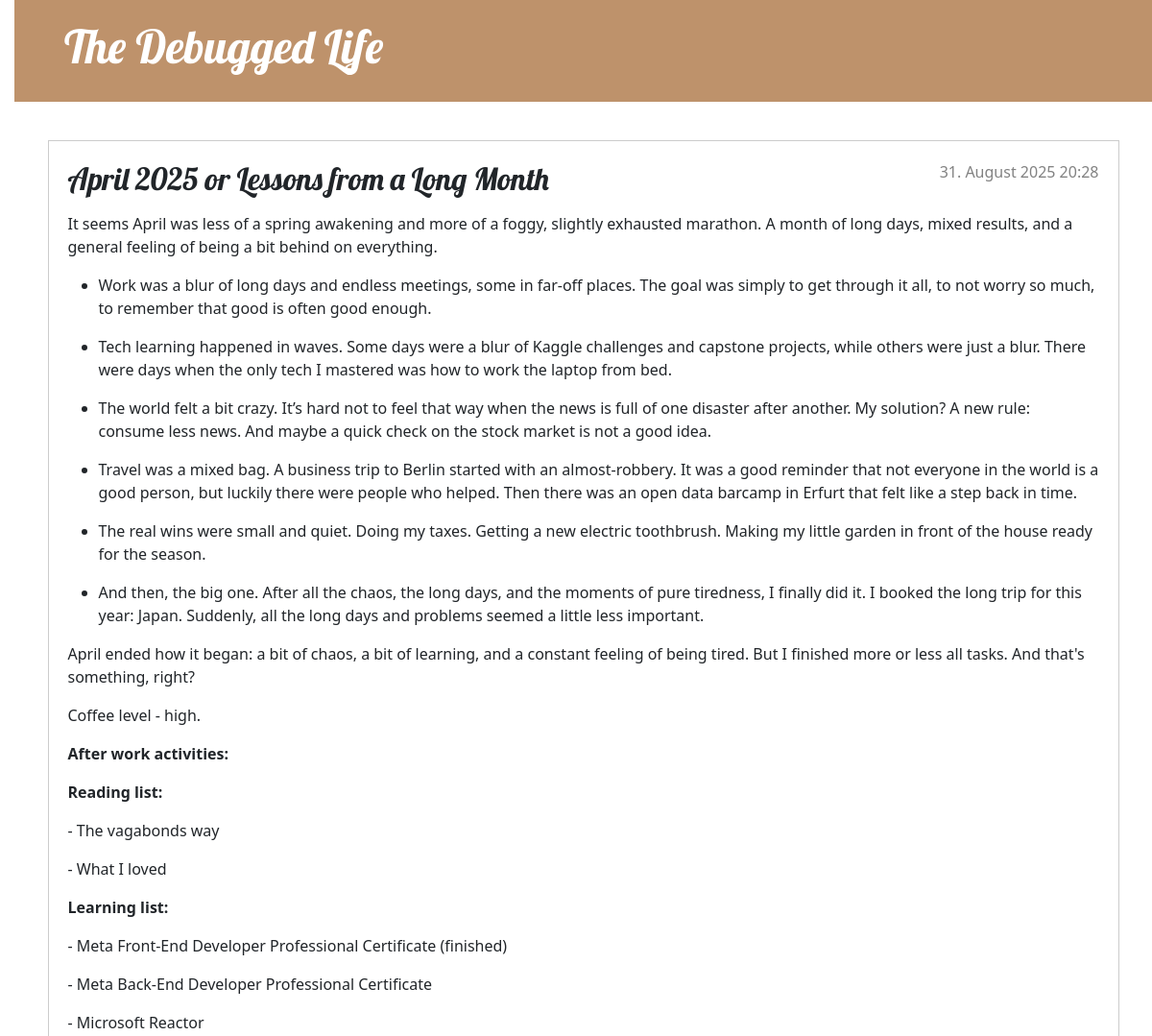
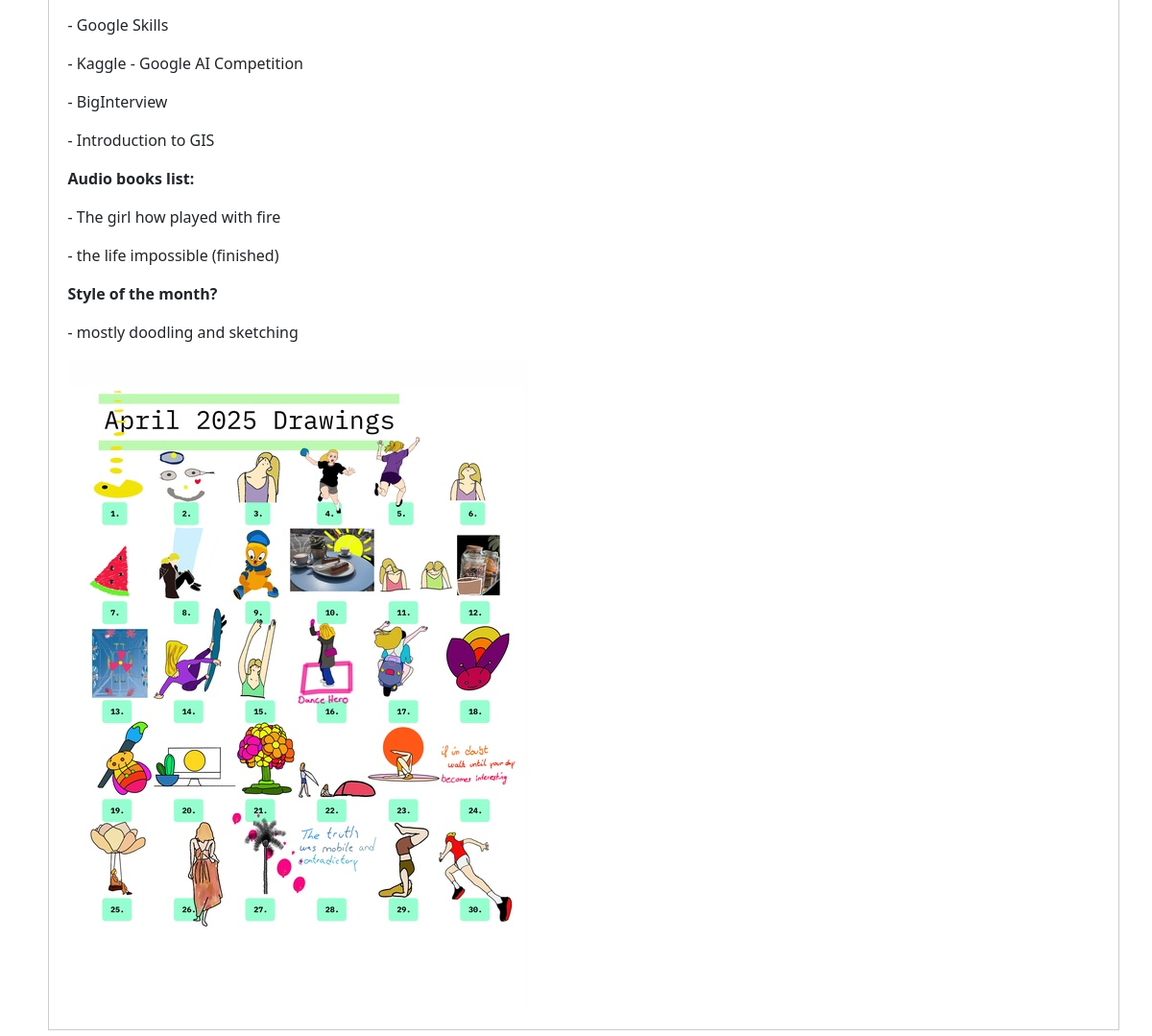
The app's page /post/17/ with its own data (2 pictures, top to bottom).
### blog/models.py (models this page shows, shortened)
class Post(models.Model):
    author = models.ForeignKey(settings.AUTH_USER_MODEL, on_delete=models.CASCADE)
    title = models.CharField(max_length=200)
    text = RichTextField()
    image = models.ImageField(upload_to='images/', blank=True, null=True)
    created_date = models.DateTimeField(default=timezone.now)
    published_date = models.DateTimeField(blank=True, null=True)

### blog/views.py (the view)
# urls.py: path('post/<int:pk>/', views.post_detail, name='post_detail'),
def post_detail(request, pk):
    post = get_object_or_404(Post, pk=pk)
    return render(request, 'blog/post_detail.html', {'post': post})

### blog/templates/blog/post_detail.html (shortened to what this page needs)
{% extends 'blog/base.html' %}
{% block content %}
    <article class="post">
        {% if post.published_date %}
            <time class="date">
                {{ post.published_date }}
            </time>
        {% endif %}
        <h2>{{ post.title }}</h2>
        <p>{{ post.text|safe }}</p>
        {% if post.image %}
            <img src="{{ post.image.url }}" alt="{{ post.title }}">
        {% endif %}
    </article>
{% endblock %}

### blog/static/css/blog.css (style rules this page uses)
body { padding-left: 15px; }
h1, h2, h3, h4 { font-family: 'Lobster', cursive; }
.date { color: #828282; }
.post { margin-bottom: 70px; border: 1px solid #ccc; padding: 20px; overflow: auto; }
.post > .date, .post > .actions { float: right; }

### records on screen
Post: published_date "31. August 2025 20:28", title "April 2025 or Lessons from a Long Month", text "It seems April was less of a spring awakening and more of a foggy, slightly exhausted marathon. A month of long days, mixed results, and a general feeling of being a bit behind on everything. Work was a blur of long days and endless meetings, some in far-off places. The goal was simply to get through it all, to not worry so much, to remember that good is often good enough. Tech learning happened in waves. Some days were a blur of Kaggle challenges and capstone projects, while others were just a blur. There were days when the only tech I mastered was how to work the laptop from bed. The world felt a bit crazy. It’s hard not to feel that way when the news is full of one disaster after…", image (picture)
